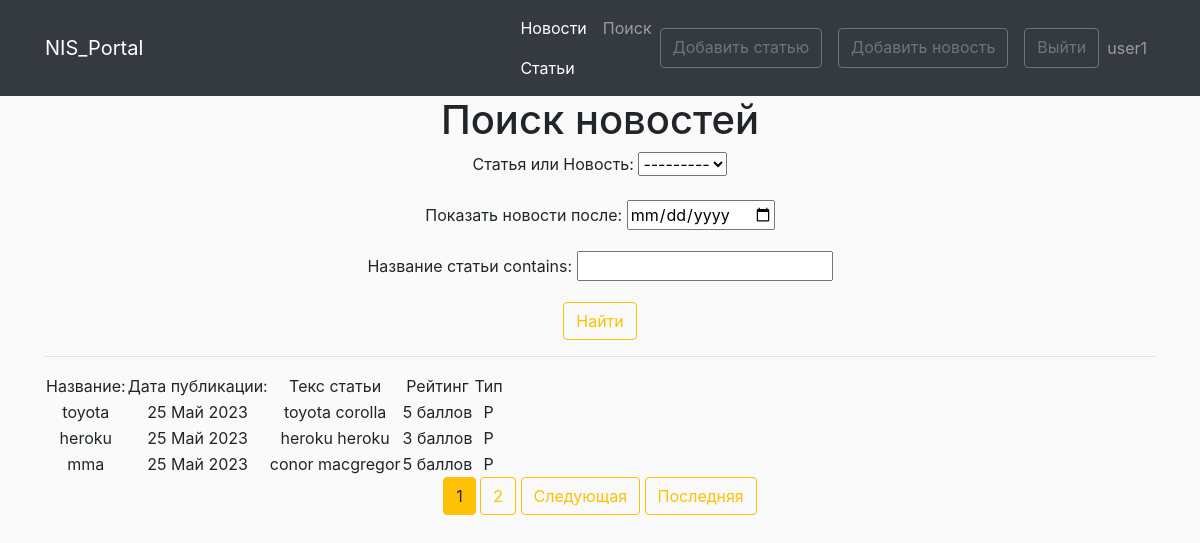
The page /posts/search (signed in) on the database its author committed.
### news/models.py (models this page shows, shortened)
class Post(models.Model):
    post = 'P'
    news = 'N'
    author = models.ForeignKey(Author, verbose_name='Автор', on_delete=models.CASCADE, related_name='posts')
    select = models.CharField('Статья или Новость', max_length=10, choices=SELECT, default=post)
    date = models.DateTimeField('Дата', default=timezone.now)
    categories = models.ManyToManyField(Category, through='PostCategory', verbose_name='Категория:')
    title = models.CharField('Название статьи', max_length=120, unique=True)
    text = models.TextField('Основной текст статьи')
    rating_post = models.IntegerField(default=0, verbose_name='Рейтинг:')
    class Meta:
        verbose_name = 'Пост'
        verbose_name_plural = 'Посты'
        ordering = ['-date']  # сортировка с конца списка articles

### news/views.py (the view)
# urls.py: path('search', views.SearchNewsView.as_view(), name='news-search'),
class SearchNewsView(ListView):
    model = Post
    template_name = 'news/searchNews.html'
    context_object_name = 'news'
    paginate_by = 3
    def get_queryset(self):
        queryset = super().get_queryset()
        self.filterset = NewsFilter(self.request.GET, queryset)
        return self.filterset.qs
    def get_context_data(self, **kwargs):
        context = super().get_context_data(**kwargs)
        context['filterset'] = self.filterset
        return context

### news/templatetags/custom_filters.py (called while the page is built)
@register.filter()
def currency(value, code):
    postfix = CURRENCIES_SYMBOLS[code]
    return f'{value} {postfix}'

### news/templatetags/custom_tags.py (called while the page is built)
@register.simple_tag(takes_context=True)
def url_replace(context, **kwargs):
    d = context['request'].GET.copy()
    for k, v in kwargs.items():
        d[k] = v
    return d.urlencode()

### news/templates/news/searchNews.html (shortened to what this page needs)
{% extends 'news/base.html' %}
{% load custom_filters %}
{% load custom_tags %}
{% block content %}
   <h1>Поиск новостей</h1>
   <form action="" method="get">
       {{ filterset.form.as_p }}
       <input type="submit" class="btn btn-outline-warning" value="Найти" />
   </form>
   <hr>
    {% if news %}
       <table>
           <tr>
               <td>Название:</td>
               <td>Дата публикации:</td>
               <td>Текс статьи</td>
               <td>Рейтинг</td>
               <td>Тип</td>
           </tr>
           {% for new in news %}
           <tr>
               <td>{{ new.title }}</td>
               <td>{{ new.date|date:'d M Y' }}</td>
               <td>{{ new.text|truncatechars:20 }}</td>
               <td>{{ new.rating_post|currency:"score" }}</td>
               <td>{{ new.select }}</td>
           </tr>
           {% endfor %}
       </table>
 {% endif %}
   {% if is_paginated %}
      {% for num in page_obj.paginator.page_range %}
        {% if num == page_obj.number %}
          <button class="btn btn-warning">{{ num }}</button>
        {% elif num > page_obj.number|add:'-2' and num < page_obj.number|add:'2' %}
          <a href="?page={{ num }}" class="btn btn-outline-warning">{{ num }}</a>
        {% endif %}
      {% endfor %}
      {% if page_obj.has_next %}
        <a href="?{% url_replace page=page_obj.next_page_number %}" class="btn btn-outline-warning">Следующая</a>
        <a href="?{% url_replace page=page_obj.paginator.num_pages %}" class="btn btn-outline-warning">Последняя</a>
      {% endif %}
    {% endif %}
{% endblock content %}

### news/templates/news/base.html (shortened to what this page needs)
<!DOCTYPE html>
<html lang="en">
    <head>
        {% load static %}
        <link rel="stylesheet" href="https://stackpath.bootstrapcdn.com/bootstrap/4.1.3/css/bootstrap.min.css">
        <link href="{% static 'news/main.css' %}" rel="stylesheet" />
    </head>
    <body>
        <nav class="navbar navbar-expand-lg navbar-dark bg-dark static-top">
   <div class="container">
       <a class="navbar-brand" href="#">NIS_Portal</a>
       <div class="collapse navbar-collapse" id="navbarResponsive">
           <ul class="navbar-nav ml-auto">
               <li class="nav-item active">
                   <a class="nav-link" href="{% url 'news-main' %}">Новости
                   </a>
                   <a class="nav-link" href="{% url 'articles-main' %}">Статьи
                   </a>
               </li>
               <li class="nav-item">
                   <a class="nav-link" href="{% url 'news-search' %}">Поиск</a>
               </li>
           </ul>
           <div class="navbar-nav">
               {% if user.is_authenticated %}
               <a href="{% url 'articles-create' %}" class="btn btn-outline-secondary mr-3">Добавить статью</a>
               <a href="{% url 'news-create' %}" class="btn btn-outline-secondary mr-3">Добавить новость</a>
               <a href="{% url 'user-exit' %}" class="btn btn-outline-secondary">Выйти</a>
               <a class="nav-link" href="{% url 'profile' %}">{{ user.username }}</a>
               {% else %}
                <a href="{% url 'user-input' %}" class="btn btn-outline-secondary">Войти</a>
                <a href="{% url 'reg' %}" class="btn btn-outline-secondary mr-2">Регистрация</a>
               {% endif %}
           </div>
       </div>
   </div>
</nav>
        <div class="container">
            <div class="row">
                <div class="col-lg-12 text-center">
           {% block content %}
           {% endblock content %}
                </div>
            </div>
        </div>
    </body>
</html>

### news/static/news/main.css (style rules this page uses)
body { background: #fafafa }

### rows shown on the page
Post: title "toyota", date "25 Май 2023", text "toyota corolla", rating_post "5 баллов", select "P"
Post: title "heroku", date "25 Май 2023", text "heroku heroku", rating_post "3 баллов", select "P"
Post: title "mma", date "25 Май 2023", text "conor macgregor", rating_post "5 баллов", select "P"

### other values the page prints
{{ user.username }} "user1"
{{ num }} "1"
{{ num }} "2"
